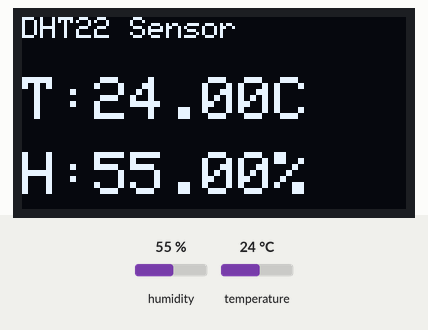
This program was run on a simulated ESP32-S3. Parts: 128×64 one-colour display. The test bench sets the inputs (shaded band); at power-on: humidity 55 %, temperature 24 °C. What the program prints to the serial monitor is not drawn.

Above: at 3.2 s.
3.3 s: humidity set to 22 %
At 4.7 s:
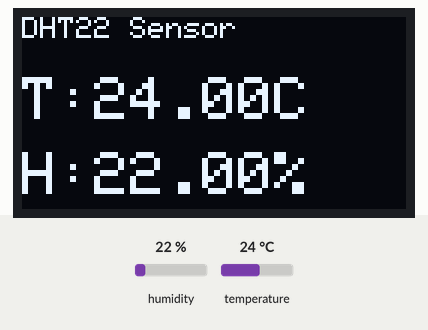
6.0 s: temperature set to 12 °C
At 7.4 s:
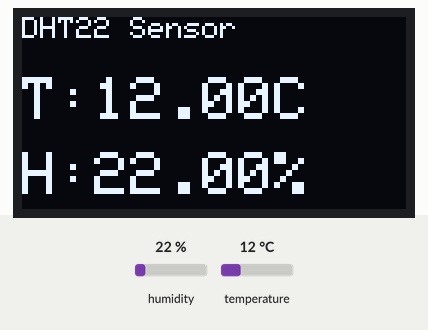
8.7 s: humidity set to 40 %
At 11.4 s:
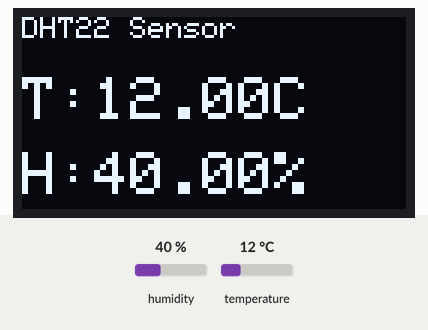
11.7 s: temperature set to 19 °C
At 13.0 s:
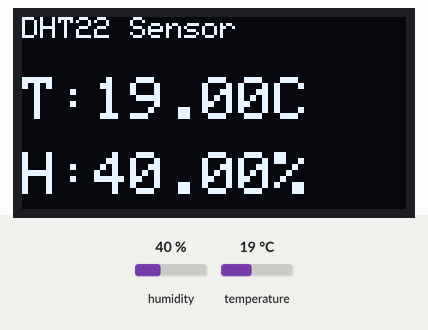
Timing chart, 0 to 14.7 s (numbered marks = the images above; inputs shaded):
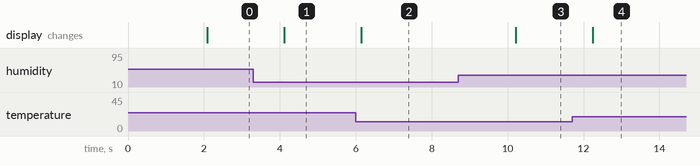

The program:

main.cpp
```cpp
#include <Arduino.h>
#include <Wire.h>
#include <Adafruit_GFX.h>
#include <Adafruit_SSD1306.h>
#include <DHT.h>

#define SDA_PIN 37
#define SCL_PIN 36

#define DHT_PIN 13
#define DHT_TYPE DHT22

Adafruit_SSD1306 oled(128, 64, &Wire, -1);
DHT dht(DHT_PIN, DHT_TYPE);

void setup() {

  Serial.begin(115200);
  Wire.begin(SDA_PIN, SCL_PIN);

  if (!oled.begin(SSD1306_SWITCHCAPVCC, 0x3C)) {
    Serial.println("OLED not found");
    while(true);
  }


  dht.begin();

  oled.clearDisplay();
  oled.setTextSize(2);
  oled.setTextColor(SSD1306_WHITE);
  oled.setCursor(0,0);
  oled.println("Starting...");
  oled.display();

  delay(2000);
}


void loop() {

  float temperature = dht.readTemperature();
  float humidity = dht.readHumidity();


  if(isnan(temperature) || isnan(humidity)){
    Serial.println("DHT ERROR");
    return;
  }


  Serial.print("Temp: ");
  Serial.println(temperature);

  Serial.print("Humidity: ");
  Serial.println(humidity);


  oled.clearDisplay();

  oled.setTextSize(1);
  oled.setCursor(0,0);
  oled.println("DHT22 Sensor");

  oled.setTextSize(2);

  oled.setCursor(0,20);
  oled.print("T:");
  oled.print(temperature);
  oled.println("C");


  oled.setCursor(0,45);
  oled.print("H:");
  oled.print(humidity);
  oled.println("%");


  oled.display();

  delay(2000);
}
```

Measured:
- after the input at 3.3 s, the display: changes after 0.82 s (image 1)
- after the input at 6.0 s, the display: changes after 0.15 s (image 2)
- after the input at 8.7 s, the display: changes after 1.5 s (image 3)
- after the input at 11.7 s, the display: changes after 0.54 s (image 4)
